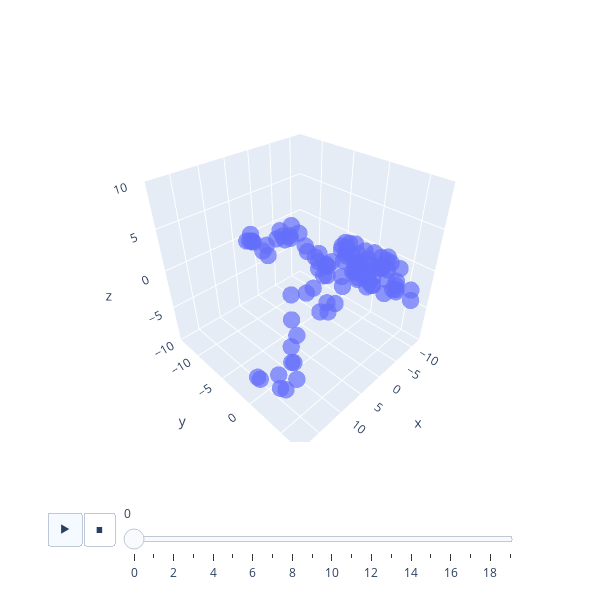

This figure's notebook cell:
### Code cell
animate3d([plotter(xs[i], 'o', suppress_plot=True) for i in range(len(xs))]);

### Figure 1 — Plotly figure (JSON) as saved in the notebook; plotly's stock layout.template omitted (floating-point values rounded to 4 significant figures)
{"data": [{"marker": {"opacity": 0.7, "size": 6}, "mode": "markers", "name": "0", "type": "scatter3d", "x": [14.22, 17.4, 18.1, 16.1, 15.86, 13.81, 12.69, 12.65, 12.11, 12.08, 11.2, 10.45, 10.48, 9.179, 9.018, 9.466, 9.533, 8.634, 7.941, 8.468, 6.88, 6.117, 6.151, 5.73, 6.759, 4.724, 2.5, 1.871, 0.9553, 0.8271, -0.5306, -1.109, -1.28, -1.937, -3.802, -5.729, -5.831, -8.342, -7.852, -8.438, -7.809, -7.939, -9.457, -9.903, -10.37, -11.52, -11.71, -11.2, -10.26, -9.996, -9.115, -7.892, -8.035, -7.442, -8.672, -10.17, -9.652, -7.579, -6.81, -6.83, -8.556, -8.528, -8.705, -8.194, -8.625, -7.277, -6.617, -5.005, -5.712, -4.497, -2.407, -1.522, -2.269, -1.929, -1.131, -0.2862, -0.5519, -0.7403, -0.25, -0.2759, -0.6166, -0.0826, -0.8146, -0.5181, 0.9681, 0.9335, 0.1414, 1.282, 1.723, 0.4977, 0.9877, 1.255, 1.706, 0.282, 1.918, 1.731, 2.848, 3.488, 4.783, 5.863], "y": [1.142, 0.6955, 0.9135, 2.825, 3.491, 3.651, 2.123, 2.411, 1.661, 2.48, 1.119, 0.5738, 2.693, 4.53, 4.626, 3.862, 5.708, 3.663, 2.597, 2.282, 3.06, 4.502, 5.627, 4.216, 4.944, 5.59, 5.476, 6.652, 6.229, 5.341, 3.052, 2.235, 2.571, 5.275, 4.54, 5.893, 5.388, 4.753, 7.083, 6.67, 5.069, 5.006, 4.307, 2.447, 2.385, 2.429, -0.1621, -1.37, 0.7435, 0.757, -1.125, -0.4715, 1.634, 2.0, 0.6363, -0.1842, 0.4865, -0.8448, 0.7514, 3.968, 3.434, 3.277, 0.6926, -1.255, -1.101, -1.424, -2.131, -1.745, -0.2178, -0.4334, 0.2061, 0.06171, 0.3984, 0.645, -1.001, -1.091, -1.486, -2.755, -1.451, -2.469, -3.226, -4.141, -5.008, -5.862, -6.375, -8.066, -6.647, -5.982, -6.616, -7.944, -8.638, -10.43, -10.85, -11.02, -13.26, -13.14, -12.0, -11.13, -10.17, -10.25], "z": [-7.236, -6.547, -5.721, -6.896, -6.689, -6.166, -5.477, -5.316, -3.913, -1.905, -1.124, 1.314, 2.635, 2.056, 1.0, 0.7484, 2.732, 4.366, 4.394, 2.268, 3.523, 5.522, 4.915, 3.597, 3.216, 5.341, 5.056, 4.391, 5.064, 3.745, 2.796, 1.315, 1.244, 2.86, 1.702, 1.642, -1.242, -1.924, -2.544, -1.584, -2.418, -2.174, -1.927, -0.1418, 0.146, -0.9698, -0.7555, -0.8565, -2.085, -3.297, -4.173, -3.198, -3.337, -2.947, -4.269, -3.723, -3.98, -2.631, -2.018, -2.875, -1.91, -0.5823, -1.179, -1.576, -0.4143, -0.2668, 1.232, 1.381, 2.06, 2.374, 2.047, 2.645, 2.737, 1.973, 0.8107, 0.4531, 0.448, 0.1636, 0.4097, 1.467, 0.5763, 1.058, 1.221, 2.57, 2.457, 2.431, 3.381, 2.375, 2.04, 1.687, 1.188, -0.3114, -1.148, -2.289, -0.6469, 0.2477, 0.096, 0.4422, 1.25, 1.574]}], "layout": {"height": 600, "scene": {"aspectratio": {"x": 1, "y": 1, "z": 1}, "zaxis": {"autorange": false, "range": [-10, 10]}}, "sliders": [{"len": 0.9, "pad": {"b": 10, "t": 60}, "steps": [{"args": [["0"], {"frame": {"duration": 0}, "fromcurrent": true, "transition": {"duration": 0, "easing": "cubic-in-out"}}], "label": "0", "method": "animate"}, {"args": [["1"], {"frame": {"duration": 0}, "fromcurrent": true, "transition": {"duration": 0, "easing": "cubic-in-out"}}], "label": "1", "method": "animate"}, {"args": [["2"], {"frame": {"duration": 0}, "fromcurrent": true, "transition": {"duration": 0, "easing": "cubic-in-out"}}], "label": "2", "method": "animate"}, {"args": [["3"], {"frame": {"duration": 0}, "fromcurrent": true, "transition": {"duration": 0, "easing": "cubic-in-out"}}], "label": "3", "method": "animate"}, {"args": [["4"], {"frame": {"duration": 0}, "fromcurrent": true, "transition": {"duration": 0, "easing": "cubic-in-out"}}], "label": "4", "method": "animate"}, {"args": [["5"], {"frame": {"duration": 0}, "fromcurrent": true, "transition": {"duration": 0, "easing": "cubic-in-out"}}], "label": "5", "method": "animate"}, {"args": [["6"], {"frame": {"duration": 0}, "fromcurrent": true, "transition": {"duration": 0, "easing": "cubic-in-out"}}], "label": "6", "method": "animate"}, {"args": [["7"], {"frame": {"duration": 0}, "fromcurrent": true, "transition": {"duration": 0, "easing": "cubic-in-out"}}], "label": "7", "method": "animate"}, {"args": [["8"], {"frame": {"duration": 0}, "fromcurrent": true, "transition": {"duration": 0, "easing": "cubic-in-out"}}], "label": "8", "method": "animate"}, {"args": [["9"], {"frame": {"duration": 0}, "fromcurrent": true, "transition": {"duration": 0, "easing": "cubic-in-out"}}], "label": "9", "method": "animate"}, {"args": [["10"], {"frame": {"duration": 0}, "fromcurrent": true, "transition": {"duration": 0, "easing": "cubic-in-out"}}], "label": "10", "method": "animate"}, {"args": [["11"], {"frame": {"duration": 0}, "fromcurrent": true, "transition": {"duration": 0, "easing": "cubic-in-out"}}], "label": "11", "method": "animate"}, {"args": [["12"], {"frame": {"duration": 0}, "fromcurrent": true, "transition": {"duration": 0, "easing": "cubic-in-out"}}], "label": "12", "method": "animate"}, {"args": [["13"], {"frame": {"duration": 0}, "fromcurrent": true, "transition": {"duration": 0, "easing": "cubic-in-out"}}], "label": "13", "method": "animate"}, {"args": [["14"], {"frame": {"duration": 0}, "fromcurrent": true, "transition": {"duration": 0, "easing": "cubic-in-out"}}], "label": "14", "method": "animate"}, {"args": [["15"], {"frame": {"duration": 0}, "fromcurrent": true, "transition": {"duration": 0, "easing": "cubic-in-out"}}], "label": "15", "method": "animate"}, {"args": [["16"], {"frame": {"duration": 0}, "fromcurrent": true, "transition": {"duration": 0, "easing": "cubic-in-out"}}], "label": "16", "method": "animate"}, {"args": [["17"], {"frame": {"duration": 0}, "fromcurrent": true, "transition": {"duration": 0, "easing": "cubic-in-out"}}], "label": "17", "method": "animate"}, {"args": [["18"], {"frame": {"duration": 0}, "fromcurrent": true, "transition": {"duration": 0, "easing": "cubic-in-out"}}], "label": "18", "method": "animate"}, {"args": [["19"], {"frame": {"duration": 0}, "fromcurrent": true, "transition": {"duration": 0, "easing": "cubic-in-out"}}], "label": "19", "method": "animate"}], "x": 0.1, "y": 0}], "title": {"text": ""}, "updatemenus": [{"buttons": [{"args": [null, {"frame": {"duration": 500}, "fromcurrent": true, "transition": {"duration": 500, "easing": "cubic-in-out"}}], "label": "&#9654;", "method": "animate"}, {"args": [[null], {"frame": {"duration": 0}, "fromcurrent": true, "transition": {"duration": 0, "easing": "cubic-in-out"}}], "label": "&#9724;", "method": "animate"}], "direction": "left", "pad": {"r": 10, "t": 70}, "type": "buttons", "x": 0.1, "y": 0}], "width": 600}}
